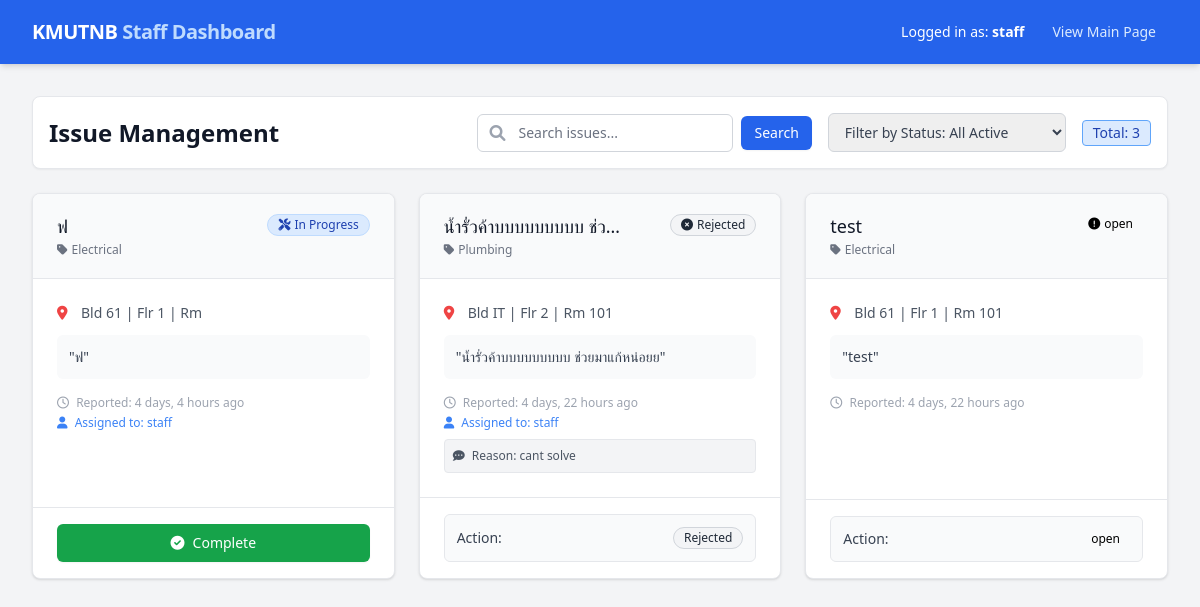
Page /dashboard/ (signed in) on the earlier database version.
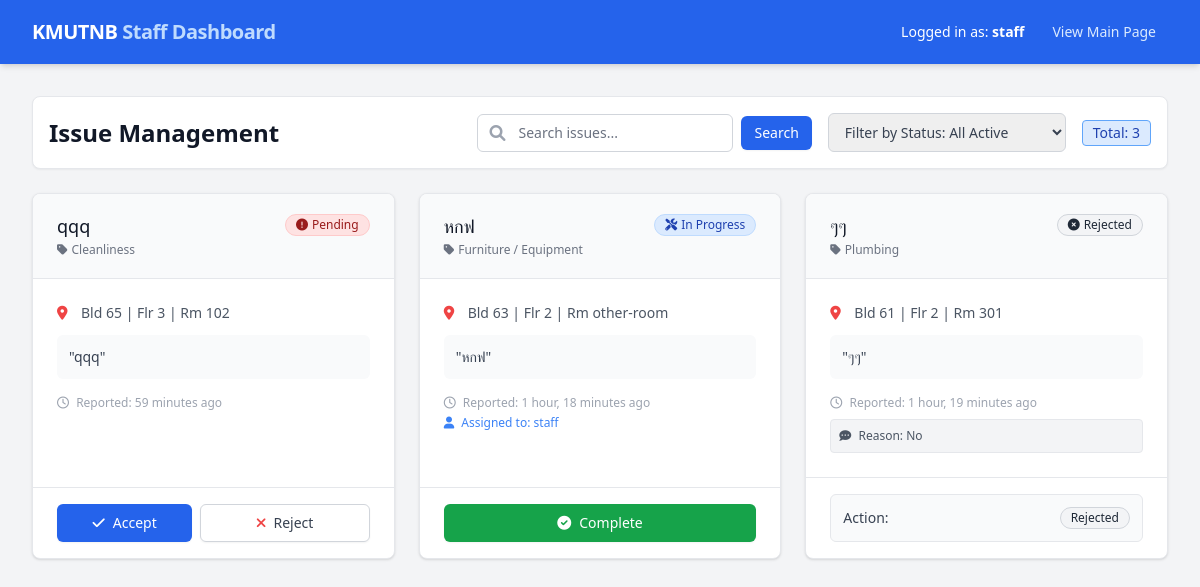
Same page on the later database version.
### Issue/models.py (models this page shows, shortened)
class Issue(models.Model):
    CATEGORY_CHOICES = [
        ('electrical', 'Electrical'),
        ('plumbing', 'Plumbing'),
        ('internet', 'Internet'),
        ('hvac', 'Air Conditioning'),
        ('furniture', 'Furniture / Equipment'),
        ('security', 'Security'),
        ('cleanliness', 'Cleanliness'),
        ('other', 'Other'),
    ]
    STATUS_CHOICES = [
        ('pending', 'Pending'),
        ('progress', 'In Progress'),
        ('hold', 'On Hold'),
        ('resolved', 'Resolved'),
        ('rejected', 'Rejected'),
    ]
    category = models.CharField(max_length=20, choices=CATEGORY_CHOICES, default='other') # หมวดหมู่
    title = models.CharField(max_length=255) # หัวข้อปัญหา (สร้างอัตโนมัติจากรายละเอียด)
    desc = models.TextField() # รายละเอียด
    bld = models.CharField(max_length=50) # อาคาร
    flr = models.CharField(max_length=50) # ชั้น
    rm = models.CharField(max_length=50)  # ห้อง
    status = models.CharField(max_length=20, choices=STATUS_CHOICES, default='pending') # สถานะเริ่มต้นคือ pending
    assigned_to = models.ForeignKey(User, on_delete=models.SET_NULL, null=True, blank=True, related_name='assigned_issues') # เจ้าหน้าที่ผู้รับผิดชอบ
    rejection_reason = models.TextField(blank=True, null=True) # เหตุผลที่ปฏิเสธปัญหา
    created_at = models.DateTimeField(auto_now_add=True) # เวลาที่สร้างปัญหา

### Issue/views.py (the view)
# urls.py: path('dashboard/', views.dashboard, name='dashboard'),
@login_required
@staff_member_required
def dashboard(request):
    status_filter = request.GET.get('status', '') # สถานะจากช่องกรองค้นหา
    search_query = request.GET.get('q', '') # ข้อความค้นหา
    if status_filter:
        issues = Issue.objects.filter(status=status_filter).order_by('-created_at')
    else:
        issues = Issue.objects.exclude(status='resolved').order_by('-created_at')
    if search_query:
        issues = issues.filter(Q(title__icontains=search_query) | Q(desc__icontains=search_query))
    context = {
        'issues': issues,
        'current_filter': status_filter,
        'search_query': search_query,
        'status_choices': Issue.STATUS_CHOICES,
    }
    return render(request, 'dashboard.html', context)

### Issue/templates/dashboard.html (shortened to what the changed rows need)
<!DOCTYPE html>
<html lang="en">
<head>
    <script src="https://cdn.tailwindcss.com"></script>
    <link href="https://cdnjs.cloudflare.com/ajax/libs/font-awesome/6.0.0/css/all.min.css" rel="stylesheet">
</head>
<body class="bg-gray-100 min-h-screen">
    <main class="max-w-7xl mx-auto py-8 px-4 sm:px-6 lg:px-8">
        <div class="mb-6 flex justify-between items-center bg-white p-4 rounded-lg shadow-sm border border-gray-200">
            <h1 class="text-2xl font-bold text-gray-900">Issue Management</h1>
        </div>
        {% if issues %}
        <div class="grid grid-cols-1 md:grid-cols-2 lg:grid-cols-3 gap-6">
            {% for issue in issues %}
            <div
                class="bg-white overflow-hidden shadow rounded-lg border border-gray-200 flex flex-col hover:shadow-md transition">
                <div class="px-4 py-5 sm:px-6 border-b border-gray-200 flex justify-between items-start bg-gray-50">
                    <div>
                        <h3 class="text-lg leading-6 font-medium text-gray-900 truncate pr-2 w-48"
                            title="{{ issue.title }}">
                            {{ issue.title }}
                        </h3>
                        <p class="mt-1 max-w-2xl text-xs text-gray-500 flex items-center gap-1">
                            <i class="fas fa-tag"></i> {{ issue.get_category_display }}
                        </p>
                    </div>
                    <span class="inline-flex items-center px-2.5 py-0.5 rounded-full text-xs font-medium
                            {% if issue.status == 'pending' %} bg-red-100 text-red-800 border border-red-200
                            {% elif issue.status == 'progress' %} bg-blue-100 text-blue-800 border border-blue-200
                            {% elif issue.status == 'hold' %} bg-yellow-100 text-yellow-800 border border-yellow-200
                            {% elif issue.status == 'resolved' %} bg-green-100 text-green-800 border border-green-200
                            {% elif issue.status == 'rejected' %} bg-gray-100 text-gray-800 border border-gray-300
                            {% endif %}">
                        <i class="fas
                            {% if issue.status == 'progress' %}fa-tools
                            {% elif issue.status == 'resolved' %}fa-check-circle
                            {% elif issue.status == 'hold' %}fa-pause-circle
                            {% elif issue.status == 'rejected' %}fa-times-circle
                            {% else %}fa-exclamation-circle{% endif %} mr-1"></i>
                        {{ issue.get_status_display }}
                    </span>
                </div>
                <div class="px-4 py-5 sm:p-6 flex-grow">
                    <div class="mb-3 flex items-center text-sm text-gray-600 gap-2">
                        <i class="fas fa-map-marker-alt text-red-500 w-4"></i>
                        <span class="font-medium">Bld {{ issue.bld }} | Flr {{ issue.flr }} | Rm {{ issue.rm }}</span>
                    </div>
                    <p class="text-sm text-gray-700 bg-gray-50 p-3 rounded-md line-clamp-3" title="{{ issue.desc }}">
                        "{{ issue.desc }}"
                    </p>
                    <div class="mt-4 flex flex-col gap-1 text-xs text-gray-400">
                        <span><i class="far fa-clock mr-1"></i> Reported: {{ issue.created_at|timesince }} ago</span>
                        {% if issue.assigned_to %}
                        <span class="text-blue-500 font-medium"><i class="fas fa-user mr-1"></i> Assigned to:
                            {{issue.assigned_to.username }}</span>
                        {% endif %}
                        {% if issue.rejection_reason %}
                        <span
                            class="text-gray-600 font-medium mt-1 bg-gray-100 p-2 rounded border border-gray-200 block">
                            <i class="fas fa-comment-dots mr-1"></i> Reason: {{ issue.rejection_reason }}
                        </span>
                        {% endif %}
                    </div>
                </div>
                <div class="px-4 py-4 sm:px-6 border-t border-gray-200 flex flex-col gap-3">
                    {% if issue.status == 'pending' %}
                    <div class="flex gap-2 w-full">
                        <form method="POST" action="{% url 'Issue:update_status' issue.id %}" class="flex-1">
                            <button type="submit"
                                class="w-full inline-flex justify-center items-center px-4 py-2 border border-transparent text-sm font-medium rounded-md shadow-sm text-white bg-blue-600 hover:bg-blue-700 transition">
                                <i class="fas fa-check mr-2"></i> Accept
                            </button>
                        </form>
                        <button type="button"
                            onclick="document.getElementById('reject-form-{{ issue.id }}').classList.toggle('hidden')"
                            class="flex-1 inline-flex justify-center items-center px-4 py-2 border border-gray-300 text-sm font-medium rounded-md shadow-sm text-gray-700 bg-white hover:bg-gray-50 transition">
                            <i class="fas fa-times mr-2 text-red-500"></i> Reject
                        </button>
                    </div>
                    {% elif issue.status == 'progress' %}
                    <form method="POST" action="{% url 'Issue:update_status' issue.id %}">
                        <button type="submit"
                            class="w-full inline-flex justify-center items-center px-4 py-2 border border-transparent text-sm font-medium rounded-md shadow-sm text-white bg-green-600 hover:bg-green-700 transition">
                            <i class="fas fa-check-circle mr-2"></i> Complete
                        </button>
                    </form>
                    {% else %}
                    <div class="flex items-center justify-between bg-gray-50 border border-gray-200 rounded-md p-3">
                        <span class="text-sm font-medium text-gray-700">Action:</span>
                        <span class="inline-flex items-center px-2.5 py-0.5 rounded-full text-xs font-medium
                            {% if issue.status == 'resolved' %} bg-green-100 text-green-800 border border-green-200
                            {% elif issue.status == 'rejected' %} bg-gray-100 text-gray-800 border border-gray-300
                            {% endif %}">
                            {{ issue.get_status_display }}
                        </span>
                    </div>
                    {% endif %}
                </div>
            </div>
            {% endfor %}
        </div>
        {% endif %}
    </main>
</body>
</html>

Differences in the rows shown:
no longer on this page (row edited): Issue: title "ฟ", category "Electrical", status "In Progress", bld "61", flr "1", desc "ฟ", created_at "4 days, 4 hours", assigned_to.username "staff", shows "Complete"
no longer on this page (row edited): Issue: title "น้ำรั่วค้าบบบบบบบบบ ช่ว…", category "Plumbing", status "Rejected", bld "IT", flr "2", rm "101", desc "น้ำรั่วค้าบบบบบบบบบ ช่วยมาแก้หน่อยย", created_at "4 days, 22 hours", assigned_to.username "staff", rejection_reason "cant solve"
no longer on this page (row edited): Issue: title "test", category "Electrical", status "open", bld "61", flr "1", rm "101", desc "test", created_at "4 days, 22 hours"
added Issue: title "qqq", category "Cleanliness", status "Pending", bld "65", flr "3", rm "102", desc "qqq", created_at "59 minutes"
added Issue: title "หกฟ", category "Furniture / Equipment", status "In Progress", bld "63", flr "2", rm "other-room", desc "หกฟ", created_at "1 hour, 18 minutes", assigned_to.username "staff", shows "Complete"
added Issue: title "ๆๆ", category "Plumbing", status "Rejected", bld "61", flr "2", rm "301", desc "ๆๆ", created_at "1 hour, 19 minutes", rejection_reason "No"
